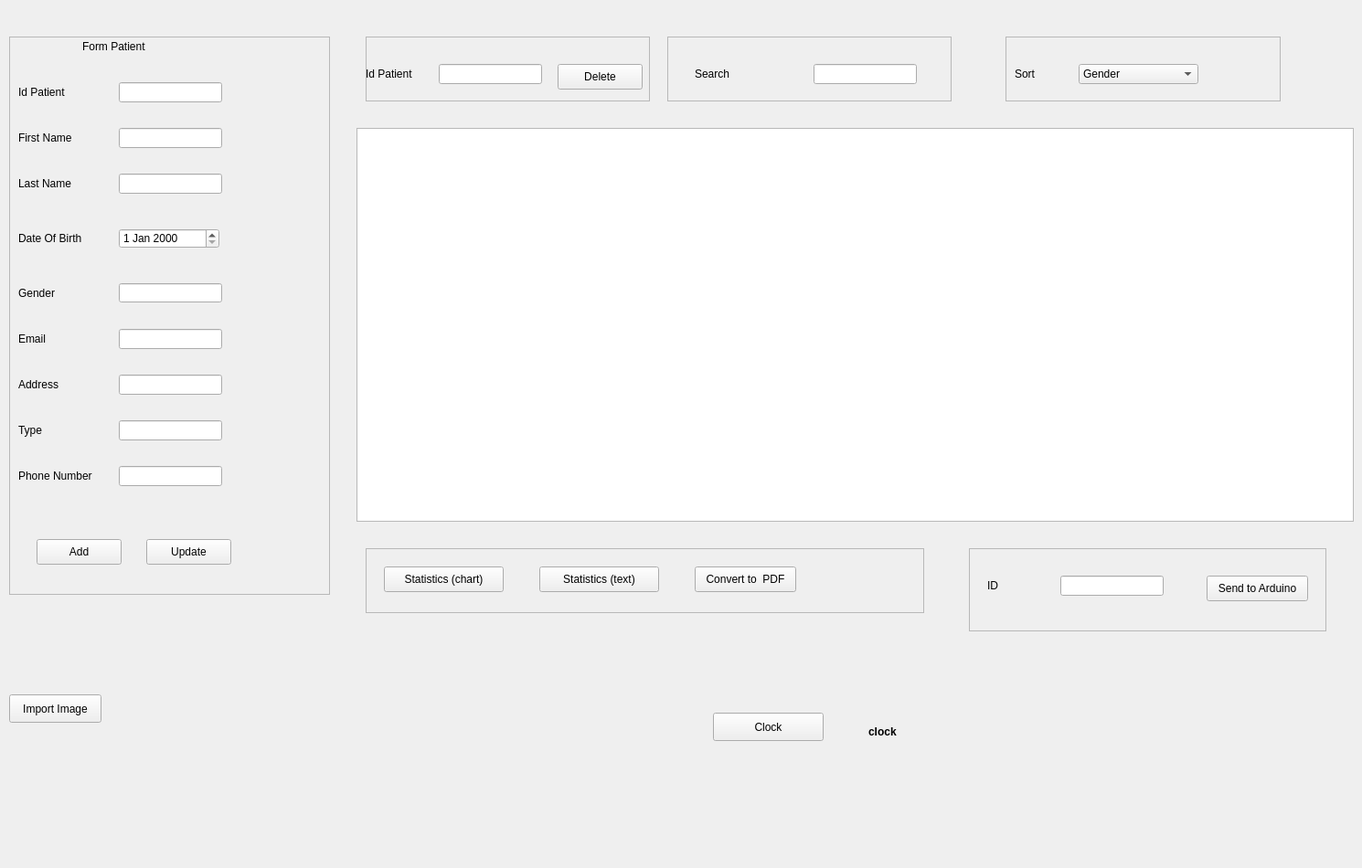
    <widget class="QWidget" name="tab_2">
     <attribute name="title">
      <string>Patient</string>
     </attribute>
     <widget class="QFrame" name="frame_7">
      <property name="geometry">
       <rect>
        <x>10</x>
        <y>40</y>
        <width>351</width>
        <height>611</height>
       </rect>
      </property>
      <property name="frameShape">
       <enum>QFrame::StyledPanel</enum>
      </property>
      <property name="frameShadow">
       <enum>QFrame::Raised</enum>
      </property>
      <widget class="QLineEdit" name="lineEdit_id">
       <property name="geometry">
        <rect>
         <x>120</x>
         <y>50</y>
         <width>113</width>
         <height>22</height>
        </rect>
       </property>
      </widget>
      <widget class="QLineEdit" name="lineEdit_Fname">
       <property name="geometry">
        <rect>
         <x>120</x>
         <y>100</y>
         <width>113</width>
         <height>22</height>
        </rect>
       </property>
      </widget>
      <widget class="QLineEdit" name="lineEdit_Lname">
       <property name="geometry">
        <rect>
         <x>120</x>
         <y>150</y>
         <width>113</width>
         <height>22</height>
        </rect>
       </property>
      </widget>
      <widget class="QLineEdit" name="lineEdit_ad">
       <property name="geometry">
        <rect>
         <x>120</x>
         <y>370</y>
         <width>113</width>
         <height>22</height>
        </rect>
       </property>
      </widget>
      <widget class="QLineEdit" name="lineEdit_type">
       <property name="geometry">
        <rect>
         <x>120</x>
         <y>420</y>
         <width>113</width>
         <height>22</height>
        </rect>
       </property>
      </widget>
      <widget class="QLineEdit" name="lineEdit_nb">
       <property name="geometry">
        <rect>
         <x>120</x>
         <y>470</y>
         <width>113</width>
         <height>22</height>
        </rect>
       </property>
      </widget>
      <widget class="QLabel" name="label_16">
       <property name="geometry">
        <rect>
         <x>10</x>
         <y>50</y>
         <width>91</width>
         <height>21</height>
        </rect>
       </property>
       <property name="text">
        <string>Id Patient</string>
       </property>
      </widget>
      <widget class="QLabel" name="label_17">
       <property name="geometry">
        <rect>
         <x>10</x>
         <y>100</y>
         <width>91</width>
         <height>21</height>
        </rect>
       </property>
       <property name="text">
        <string>First Name</string>
       </property>
      </widget>
      <widget class="QLabel" name="label_18">
       <property name="geometry">
        <rect>
         <x>10</x>
         <y>320</y>
         <width>91</width>
         <height>21</height>
        </rect>
       </property>
       <property name="text">
        <string>Email</string>
       </property>
      </widget>
      <widget class="QLabel" name="label_19">
       <property name="geometry">
        <rect>
         <x>10</x>
         <y>150</y>
         <width>91</width>
         <height>21</height>
        </rect>
       </property>
       <property name="text">
        <string>Last Name</string>
       </property>
      </widget>
      <widget class="QLabel" name="label_20">
       <property name="geometry">
        <rect>
         <x>10</x>
         <y>210</y>
         <width>91</width>
         <height>21</height>
        </rect>
       </property>
       <property name="text">
        <string>Date Of Birth</string>
       </property>
      </widget>
      <widget class="QLabel" name="label_21">
       <property name="geometry">
        <rect>
         <x>80</x>
         <y>0</y>
         <width>91</width>
         <height>21</height>
        </rect>
       </property>
       <property name="text">
        <string>Form Patient</string>
       </property>
      </widget>
      <widget class="QLabel" name="label_22">
       <property name="geometry">
        <rect>
         <x>10</x>
         <y>270</y>
         <width>91</width>
         <height>21</height>
        </rect>
       </property>
       <property name="text">
        <string>Gender</string>
       </property>
      </widget>
      <widget class="QDateEdit" name="lineEdit_dob">
       <property name="geometry">
        <rect>
         <x>120</x>
         <y>210</y>
         <width>110</width>
         <height>22</height>
        </rect>
       </property>
      </widget>
      <widget class="QLineEdit" name="lineEdit_gender">
       <property name="geometry">
        <rect>
         <x>120</x>
         <y>270</y>
         <width>113</width>
         <height>21</height>
        </rect>
       </property>
      </widget>
      <widget class="QLineEdit" name="lineEdit_email">
       <property name="geometry">
        <rect>
         <x>120</x>
         <y>320</y>
         <width>113</width>
         <height>22</height>
        </rect>
       </property>
      </widget>
      <widget class="QLabel" name="label_23">
       <property name="geometry">
        <rect>
         <x>10</x>
         <y>370</y>
         <width>91</width>
         <height>21</height>
        </rect>
       </property>
       <property name="text">
        <string>Address</string>
       </property>
      </widget>
      <widget class="QLabel" name="label_24">
       <property name="geometry">
        <rect>
         <x>10</x>
         <y>420</y>
         <width>91</width>
         <height>21</height>
        </rect>
       </property>
       <property name="text">
        <string>Type</string>
       </property>
      </widget>
      <widget class="QLabel" name="label_25">
       <property name="geometry">
        <rect>
         <x>10</x>
         <y>470</y>
         <width>91</width>
         <height>21</height>
        </rect>
       </property>
       <property name="text">
        <string>Phone Number</string>
       </property>
      </widget>
      <widget class="QPushButton" name="pushButton_create">
       <property name="geometry">
        <rect>
         <x>30</x>
         <y>550</y>
         <width>93</width>
         <height>28</height>
        </rect>
       </property>
       <property name="text">
        <string>Add</string>
       </property>
      </widget>
      <widget class="QPushButton" name="pushButton_updatep">
       <property name="geometry">
        <rect>
         <x>150</x>
         <y>550</y>
         <width>93</width>
         <height>28</height>
        </rect>
       </property>
       <property name="text">
        <string>Update</string>
       </property>
      </widget>
     </widget>
     <widget class="QFrame" name="frame_8">
      <property name="geometry">
       <rect>
        <x>400</x>
        <y>40</y>
        <width>311</width>
        <height>71</height>
       </rect>
      </property>
      <property name="frameShape">
       <enum>QFrame::StyledPanel</enum>
      </property>
      <property name="frameShadow">
       <enum>QFrame::Raised</enum>
      </property>
      <widget class="QLineEdit" name="lineEdit_IDS">
       <property name="geometry">
        <rect>
         <x>80</x>
         <y>30</y>
         <width>113</width>
         <height>22</height>
        </rect>
       </property>
      </widget>
      <widget class="QPushButton" name="pushButton_deletep">
       <property name="geometry">
        <rect>
         <x>210</x>
         <y>30</y>
         <width>93</width>
         <height>28</height>
        </rect>
       </property>
       <property name="text">
        <string>Delete</string>
       </property>
      </widget>
      <widget class="QLabel" name="label_26">
       <property name="geometry">
        <rect>
         <x>0</x>
         <y>30</y>
         <width>91</width>
         <height>21</height>
        </rect>
       </property>
       <property name="text">
        <string>Id Patient</string>
       </property>
      </widget>
     </widget>
     <widget class="QFrame" name="frame_9">
      <property name="geometry">
       <rect>
        <x>1100</x>
        <y>40</y>
        <width>301</width>
        <height>71</height>
       </rect>
      </property>
      <property name="frameShape">
       <enum>QFrame::StyledPanel</enum>
      </property>
      <property name="frameShadow">
       <enum>QFrame::Raised</enum>
      </property>
      <widget class="QLabel" name="label_28">
       <property name="geometry">
        <rect>
         <x>10</x>
         <y>30</y>
         <width>91</width>
         <height>21</height>
        </rect>
       </property>
       <property name="text">
        <string>Sort</string>
       </property>
      </widget>
      <widget class="QComboBox" name="comboBox_sortp">
       <property name="geometry">
        <rect>
         <x>80</x>
         <y>30</y>
         <width>131</width>
         <height>22</height>
        </rect>
       </property>
       <property name="contextMenuPolicy">
        <enum>Qt::ActionsContextMenu</enum>
       </property>
       <property name="insertPolicy">
        <enum>QComboBox::InsertAlphabetically</enum>
       </property>
       <property name="sizeAdjustPolicy">
        <enum>QComboBox::AdjustToMinimumContentsLength</enum>
       </property>
       <item>
        <property name="text">
         <string>Gender</string>
        </property>
       </item>
       <item>
        <property name="text">
         <string>First_Name</string>
        </property>
       </item>
       <item>
        <property name="text">
         <string>Type Of Diagnosis</string>
        </property>
       </item>
      </widget>
     </widget>
     <widget class="QFrame" name="frame_10">
      <property name="geometry">
       <rect>
        <x>730</x>
        <y>40</y>
        <width>311</width>
        <height>71</height>
       </rect>
      </property>
      <property name="frameShape">
       <enum>QFrame::StyledPanel</enum>
      </property>
      <property name="frameShadow">
       <enum>QFrame::Raised</enum>
      </property>
      <widget class="QLineEdit" name="lineEdit_recherchep">
       <property name="geometry">
        <rect>
         <x>160</x>
         <y>30</y>
         <width>113</width>
         <height>22</height>
        </rect>
       </property>
      </widget>
     </widget>
     <widget class="QLabel" name="label_27">
      <property name="geometry">
       <rect>
        <x>760</x>
        <y>70</y>
        <width>91</width>
        <height>21</height>
       </rect>
      </property>
      <property name="text">
       <string>Search</string>
      </property>
     </widget>
     <widget class="QTableView" name="tableViewp">
      <property name="geometry">
       <rect>
        <x>390</x>
        <y>140</y>
        <width>1091</width>
        <height>431</height>
       </rect>
      </property>
     </widget>
     <widget class="QFrame" name="frame_11">
      <property name="geometry">
       <rect>
        <x>400</x>
        <y>600</y>
        <width>611</width>
        <height>71</height>
       </rect>
      </property>
      <property name="frameShape">
       <enum>QFrame::StyledPanel</enum>
      </property>
      <property name="frameShadow">
       <enum>QFrame::Raised</enum>
      </property>
      <widget class="QPushButton" name="pushButton_statchartp">
       <property name="geometry">
        <rect>
         <x>20</x>
         <y>20</y>
         <width>131</width>
         <height>28</height>
        </rect>
       </property>
       <property name="text">
        <string>Statistics (chart)</string>
       </property>
      </widget>
      <widget class="QPushButton" name="pushButton_stattextp">
       <property name="geometry">
        <rect>
         <x>190</x>
         <y>20</y>
         <width>131</width>
         <height>28</height>
        </rect>
       </property>
       <property name="text">
        <string>Statistics (text)</string>
       </property>
      </widget>
      <widget class="QPushButton" name="pushButton_PDFp">
       <property name="geometry">
        <rect>
         <x>360</x>
         <y>20</y>
         <width>111</width>
         <height>28</height>
        </rect>
       </property>
       <property name="text">
        <string>Convert to  PDF</string>
       </property>
      </widget>
     </widget>
     <widget class="QPushButton" name="btn_image">
      <property name="geometry">
       <rect>
        <x>10</x>
        <y>760</y>
        <width>101</width>
        <height>31</height>
       </rect>
      </property>
      <property name="text">
       <string>Import Image</string>
      </property>
     </widget>
     <widget class="QLabel" name="lbl_image">
      <property name="geometry">
       <rect>
        <x>220</x>
        <y>680</y>
        <width>501</width>
        <height>261</height>
       </rect>
      </property>
      <property name="text">
       <string/>
      </property>
     </widget>
     <widget class="QPushButton" name="pushButton_4">
      <property name="geometry">
       <rect>
        <x>780</x>
        <y>780</y>
        <width>121</width>
        <height>31</height>
       </rect>
      </property>
      <property name="text">
       <string>Clock</string>
      </property>
     </widget>
     <widget class="QLabel" name="Digital_clock">
      <property name="geometry">
       <rect>
        <x>950</x>
        <y>770</y>
        <width>141</width>
        <height>61</height>
       </rect>
      </property>
      <property name="font">
       <font>
        <weight>75</weight>
        <bold>true</bold>
       </font>
      </property>
      <property name="text">
       <string>clock  </string>
      </property>
     </widget>
     <widget class="QFrame" name="frame_12">
      <property name="geometry">
       <rect>
        <x>1060</x>
        <y>600</y>
        <width>391</width>
        <height>91</height>
       </rect>
      </property>
      <property name="frameShape">
       <enum>QFrame::StyledPanel</enum>
      </property>
      <property name="frameShadow">
       <enum>QFrame::Raised</enum>
      </property>
      <widget class="QPushButton" name="pushButton_arduinop">
       <property name="geometry">
        <rect>
         <x>260</x>
         <y>30</y>
         <width>111</width>
         <height>28</height>
        </rect>
       </property>
       <property name="text">
        <string>Send to Arduino</string>
       </property>
      </widget>
      <widget class="QLineEdit" name="lineEdit_id_2">
       <property name="geometry">
        <rect>
         <x>100</x>
         <y>30</y>
         <width>113</width>
         <height>22</height>
        </rect>
       </property>
      </widget>
      <widget class="QLabel" name="label_29">
       <property name="geometry">
        <rect>
         <x>20</x>
         <y>30</y>
         <width>91</width>
         <height>21</height>
        </rect>
       </property>
       <property name="text">
        <string>ID</string>
       </property>
      </widget>
     </widget>
    </widget>
